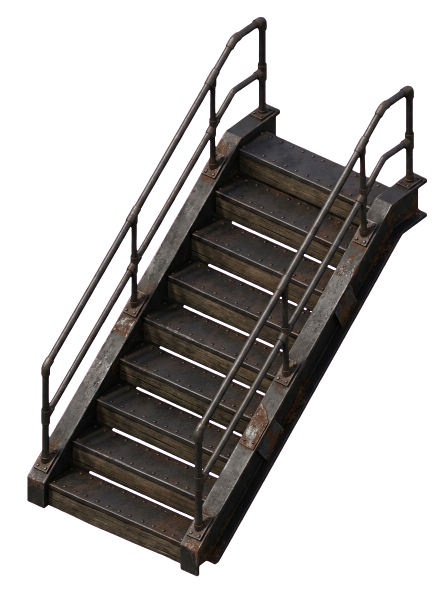
#> input picture tools/arena_1c/test_escada_cut.png, 896 x 1200 px, found by its file name (shown at 1/2 size)
$ python montar_escada.py
#> lines starting #> are read from the running program, lines starting #| are printed output that depends on the picture; after the words box and inside, x2 and y2 are one past the last pixel; in counts of white or black regions, pixels touching at a corner belong together
"""Montagem da Escada dos Lutadores (Fase 1C).
5 degraus de 16x16 de mundo, largura 64 de mundo (256 px de arquivo).
Conecta o topo da galeria (+80) em Y=736 à base (0) em Y=816 no pátio.
Tamanho final: 256 x 480 px de arquivo.
"""
import os
import numpy as np
from PIL import Image, ImageDraw, ImageFilter

SRC = r"c:\Users\Usuario\Documents\jogo\tools\arena_1c\test_escada_cut.png"
OUT_DIR = r"c:\Users\Usuario\Documents\jogo\tools\arena_1c"

im = Image.open(SRC)
#> im is the input picture: PIL image 896x1200 RGBA; mean R, G, B, A 21.8, 19.3, 17.8, 92.5
# O crop original tem largura 800 e altura 1120
escada_crop = im.crop((54, 34, 854, 1153))
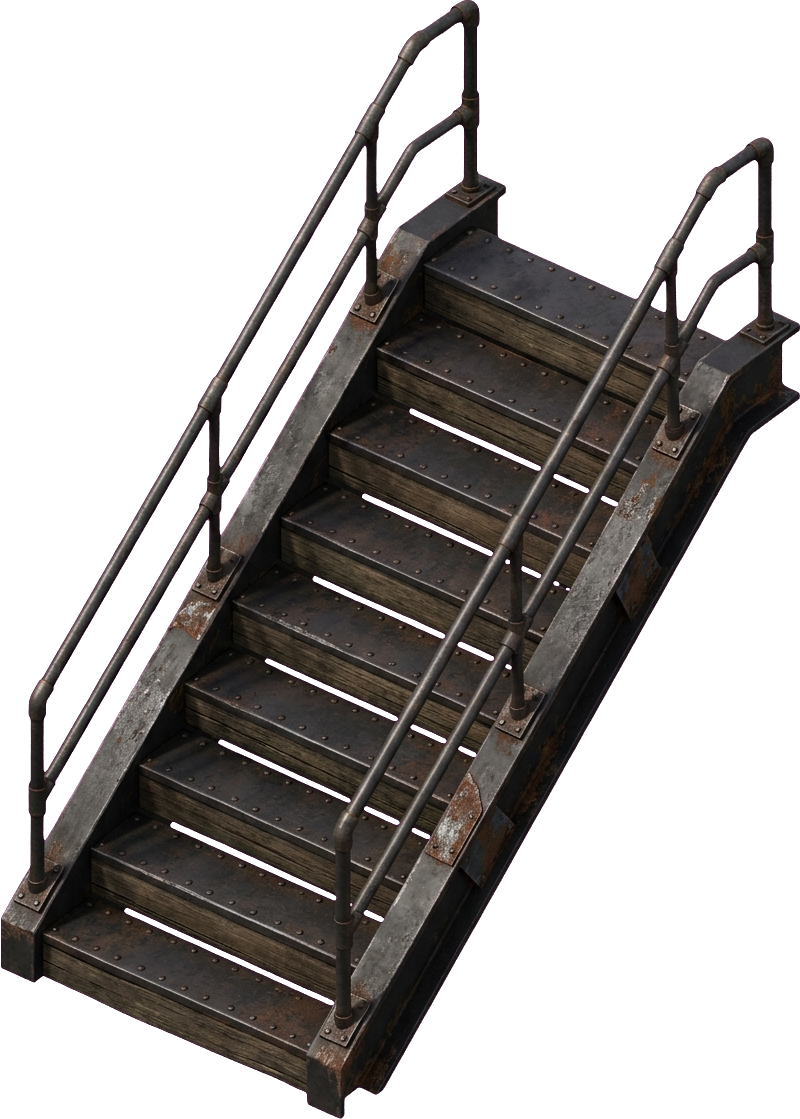
#> escada_crop: PIL image 800x1119 RGBA; mean R, G, B, A 26.1, 23.2, 21.4, 111; transparent parts drawn white

# Redimensionar para a largura exata de 256 px (64 de mundo) e altura 480 px
escada_final = escada_crop.resize((256, 480), Image.LANCZOS)
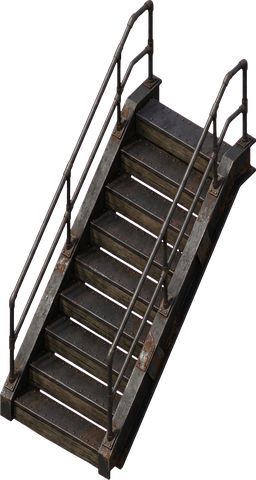
#> escada_final: PIL image 256x480 RGBA; mean R, G, B, A 28.1, 24.5, 23, 111; transparent parts drawn white

# Garantir 0 resíduo de magenta
arr = np.array(escada_final).astype(np.float32)
r, g, b, a = arr[...,0], arr[...,1], arr[...,2], arr[...,3]
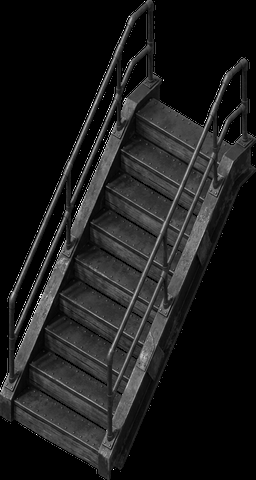
#> r: shape (480, 256) float32; min 0, max 255, mean 28.1
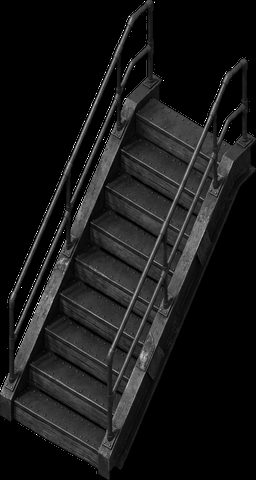
#> g: shape (480, 256) float32; min 0, max 255, mean 24.5
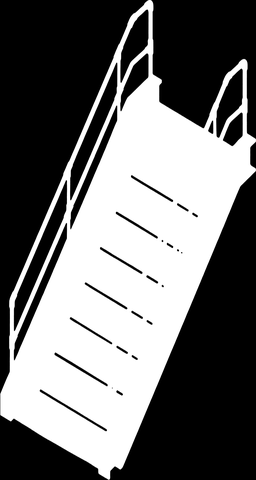
#> a: shape (480, 256) float32; min 0, max 255, mean 111
mag_mask = (r > 150) & (b > 150) & (g < 100) & (a > 0)
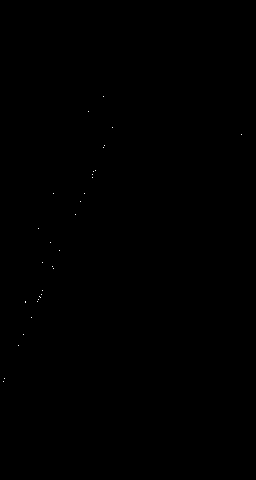
#> mag_mask: shape (480, 256) bool; 0.03% white in thin lines or dots, all inside (x1, y1, x2, y2) = (3, 96, 242, 382)
arr[mag_mask, 0] = arr[mag_mask, 1] * 1.1
#> arr: shape (480, 256, 4) float32; mean R, G, B, A 28.1, 24.5, 23, 111
arr[mag_mask, 2] = arr[mag_mask, 1] * 0.9
#> arr: shape (480, 256, 4) float32; mean R, G, B, A 28.1, 24.5, 23, 111

# Verificar apoio da base (os dois suportes inferiores tocam a base y=478..479)
escada_final = Image.fromarray(arr.clip(0, 255).astype(np.uint8))
escada_final.save(os.path.join(OUT_DIR, "arena_escada_lutadores_v1.png"))
print("Escada dos lutadores salva:", escada_final.size, "bbox:", escada_final.getbbox())
#| Escada dos lutadores salva: (256, 480) bbox: (0, 0, 256, 480)

$ run again, with tools/arena_1c/arena_portao_lutadores_aberto_v1.png copied over tools/arena_1c/test_escada_cut.png
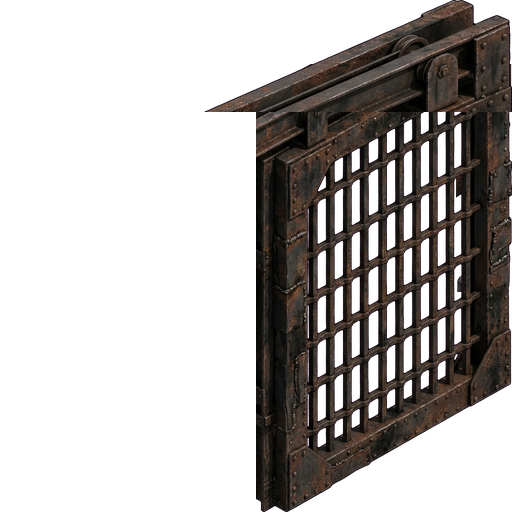
#> input picture tools/arena_1c/arena_portao_lutadores_aberto_v1.png, 512 x 512 px, found by its file name
#> im is the input picture: PIL image 512x512 RGBA; mean R, G, B, A 18, 14.6, 12.9, 88.5
#> `escada_final = escada_crop.resize((256, 480), Image.LANCZOS)`:
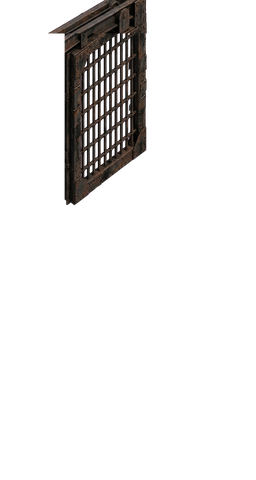
#> escada_final: PIL image 256x480 RGBA; mean R, G, B, A 5.5, 4.4, 4, 25.2; transparent parts drawn white
#> `r, g, b, a = arr[...,0], arr[...,1], arr[...,2], arr[...,3]`:
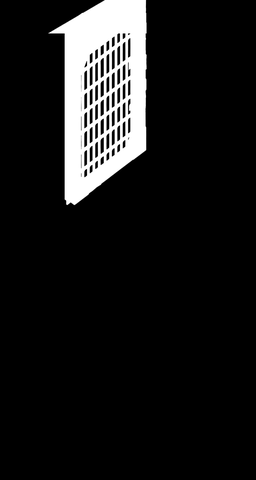
#> a: shape (480, 256) float32; min 0, max 255, mean 25.2
#> mag_mask: shape (480, 256) bool; 0.01% white in thin lines or dots, all inside (x1, y1, x2, y2) = (108, 44, 125, 146)
#| Escada dos lutadores salva: (256, 480) bbox: (46, 0, 149, 208)

$ run again, with tools/arena_1c/arena_portao_lutadores_abrindo_v1.png copied over tools/arena_1c/test_escada_cut.png
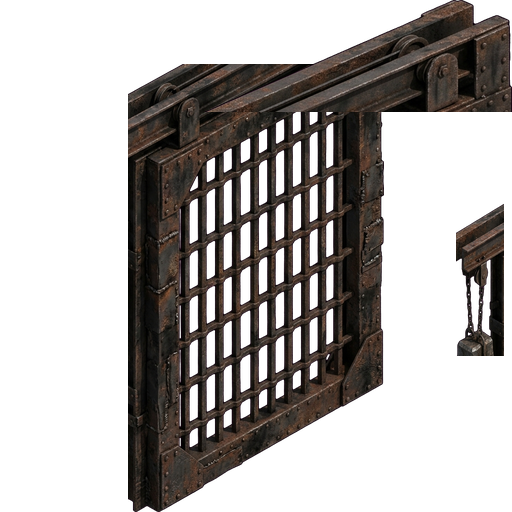
#> input picture tools/arena_1c/arena_portao_lutadores_abrindo_v1.png, 512 x 512 px, found by its file name
#> im is the input picture: PIL image 512x512 RGBA; mean R, G, B, A 20.1, 16.4, 14.5, 98.4
#> `escada_final = escada_crop.resize((256, 480), Image.LANCZOS)`:
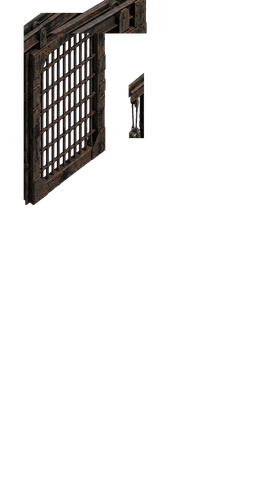
#> escada_final: PIL image 256x480 RGBA; mean R, G, B, A 6.3, 5.1, 4.5, 28.1; transparent parts drawn white
#> `r, g, b, a = arr[...,0], arr[...,1], arr[...,2], arr[...,3]`:
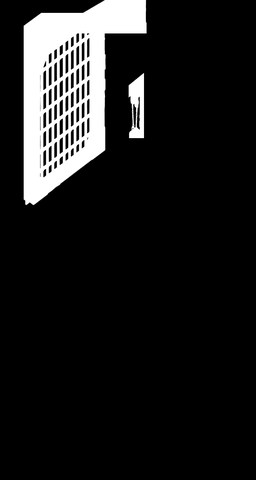
#> a: shape (480, 256) float32; min 0, max 255, mean 28.1
#> mag_mask: shape (480, 256) bool; 0% white in thin lines or dots, all inside (x1, y1, x2, y2) = (45, 79, 134, 88)
#| Escada dos lutadores salva: (256, 480) bbox: (21, 0, 149, 208)

$ run again, with tools/arena_1c/arena_portao_lutadores_fechado_v1.png copied over tools/arena_1c/test_escada_cut.png
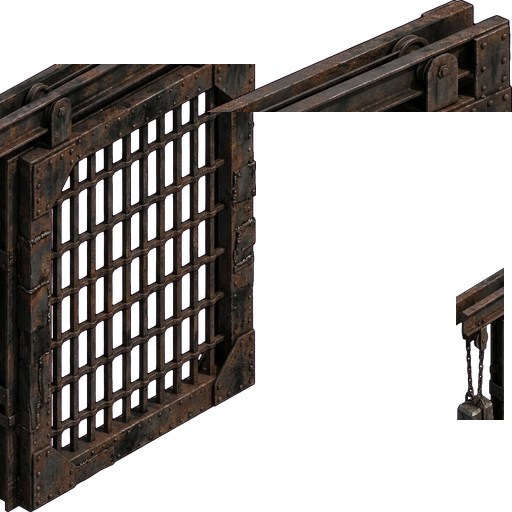
#> input picture tools/arena_1c/arena_portao_lutadores_fechado_v1.png, 512 x 512 px, found by its file name
#> im is the input picture: PIL image 512x512 RGBA; mean R, G, B, A 21.1, 17.2, 15.2, 103.4
#> `escada_final = escada_crop.resize((256, 480), Image.LANCZOS)`:
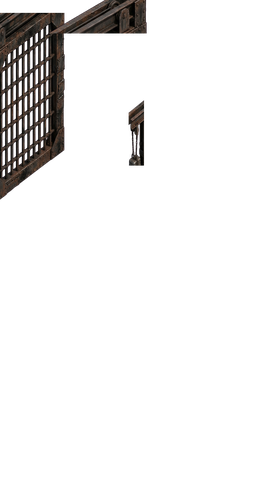
#> escada_final: PIL image 256x480 RGBA; mean R, G, B, A 5.5, 4.4, 4, 23; transparent parts drawn white
#> `r, g, b, a = arr[...,0], arr[...,1], arr[...,2], arr[...,3]`:
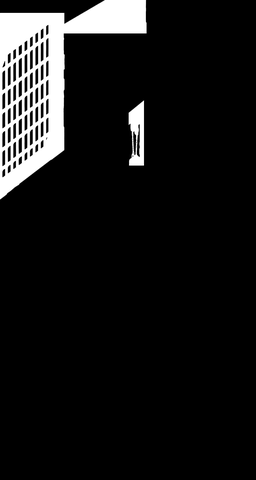
#> a: shape (480, 256) float32; min 0, max 255, mean 23
#> mag_mask: shape (480, 256) bool; 0% white in thin lines or dots, all inside (x1, y1, x2, y2) = (131, 136, 132, 137)
#| Escada dos lutadores salva: (256, 480) bbox: (0, 0, 149, 202)
